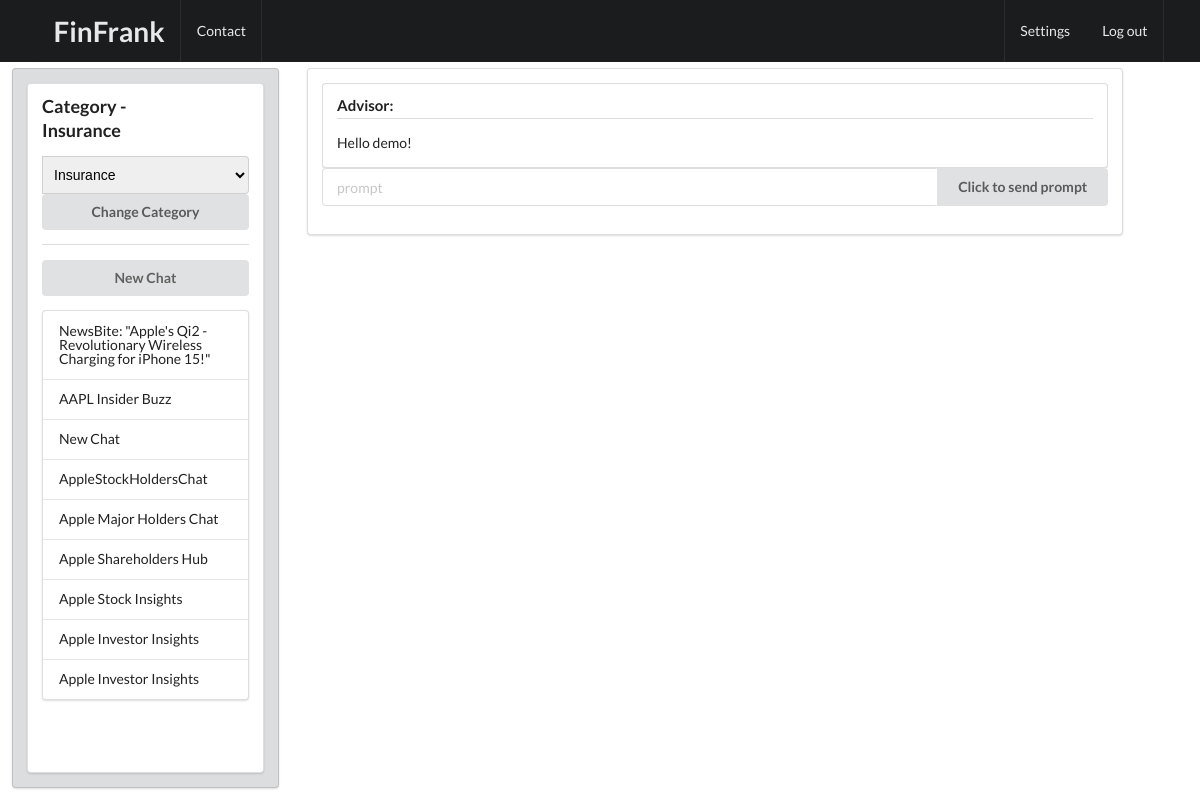
Screenshot of /new_chat/Insurance/ (signed in) with the database file from the repository.
### Chat/models.py (models this page shows, shortened)
class ChatInfo(models.Model):
    id_chat = models.UUIDField(primary_key=True, default=uuid.uuid4, editable=False)
    user = models.CharField(max_length=100)
    name_chat = models.TextField(default="New Chat")
    category = models.CharField(max_length=45, default="Personal Finance")
    created_at = models.DateTimeField(auto_now_add=True)

### Chat/views.py (the view, shortened to what this page needs)
# urls.py: path("new_chat/<str:category>/", views.new_chat, name="new_chat")
@login_required(login_url='signin')
def new_chat(request, category):
    messages_ = []
    user = request.user.username
    api_key = "XXX"
    chat_ids_names = get_chat_ids_names(user, category)
    conversation = ChatConversation(user, 20, api_key)
    chat_categories = get_ChatCategories(category)
    messages_ = [mark_safe(conversation.convertMessegesObjToHTML(messages_))]
    context = get_context(messages_, chat_ids_names, category, chat_categories)
    return render(request, 'home.html', context=context)

### Chat/gpt.py (called while the page is built, shortened)
    def convertMessegesObjToHTML(self, messages_):
        html = ""
        html += "<div class=\"ui segment\"><h4 class=\"ui dividing header\">Advisor:</h4>"
        html += f'<div class =\"content\"><p>Hello {self.userName}!</div></div>'
        return html

### Chat/views.py (called while the page is built)
def get_chat_ids_names(user, category):
    chat_queryset = ChatInfo.objects.filter(user=user, category=category)
    chat_ids_names = list(chat_queryset.values_list('id_chat', 'name_chat'))
    return chat_ids_names

def get_ChatCategories(category, chat_categories = ['Personal Finance', 'Investments', 'Insurance', 'Car Insurance']):
    chat_categories = chat_categories.copy()
    chat_categories.remove(str(category))
    chat_categories = [str(category)] + chat_categories
    return chat_categories

def get_context(messages_, chat_ids_names, category, chat_categories):
    context = {'messages_': messages_,
            'chat_ids_names': chat_ids_names,
            'chat_category': category,
            'chat_categories': chat_categories
            }
    return context

### Chat/templates/home.html (shortened to what this page needs)
{% extends "base.html" %}
{% block content %}
<div class="ui fixed inverted menu">
    <div class="ui container">
        <a href="#" class="header item"><h1>FinFrank</h1></a>
        <a href="#" class="item">Contact</a>
        <a href="/settings" class="right item">Settings</a>
        <a href="/logout" class="item">Log out</a>
    </div>
</div>
<div class="three column row">
    <div class="four wide column">
        <div class="ui tertiary segment" style="height: calc(100vh - 80px); margin-left: 1vw;">
            <div class = "ui segment" style = "overflow-y: scroll; height: calc(100vh - 110px)">
                <h3 class="ui header">Category - <div class="item">{{ chat_category }}</div></h3>
                    <form method="POST">
                        <div class="ui action fluid input">
                            <select name="new_category" class="ui fluid dropdown">
                                {% for category in chat_categories %}
                                    <option class = "item" value="{{ category }}">{{ category }}</option>
                                {% endfor %}
                            </select>
                        </div>
                        <button type="submit" class="ui fluid button" >Change Category</button>
                        <div class="ui divider"></div>
                        </form>
                        <form method="POST">
                            <button type="button" class="ui fluid button" name="new_chat" id = "newChatButton">
                                <a href="/new_chat/{{chat_category}}" style="color: #616161"  >New Chat</a>
                            </button>
                        </form>
                        <form method="POST">
                            <div class="ui vertical fluid menu">
                                {% for chat_id_name in chat_ids_names %}
                                    <a class="item" href="/chat/{{chat_id_name.0}}">{{ chat_id_name.1 }}</a>
                                {% endfor %}
                        </form>
                    </div>
            </div>
        </div>
    </div>
    <div class="eleven wide column" >
        <div class = "ui segment" >
            <div id = "scrollMesseges" style="overflow-y: scroll; max-height: calc(100vh - 75px - 80px)">
                {% for message in messages_ %}
                    <div class="alert alert-danger" role="alert">
                        {{ message }}
                    </div>
                {% endfor %}
            </div>
            <form method="POST">
            <div class="ui form">
                <div class="prompt-field">
                        <div class="ui fluid action input">
                            <input type="text" name="prompt" placeholder="prompt" class="ui input">
                            <button type="submit" class="ui button">Click to send prompt</button>
                        </div>
                    </form>
                </div>
            </div>
        </div>
    <div class="one wide column"></div>
{% endblock %}

### rows the page displays
ChatInfo: name_chat "NewsBite: \"Apple's Qi2 - Revolutionary Wireless Charging for iPhone 15!\""
ChatInfo: name_chat "AAPL Insider Buzz"
ChatInfo: name_chat "New Chat"
ChatInfo: name_chat "AppleStockHoldersChat"
ChatInfo: name_chat "Apple Major Holders Chat"
ChatInfo: name_chat "Apple Shareholders Hub"
ChatInfo: name_chat "Apple Stock Insights"
ChatInfo: name_chat "Apple Investor Insights"
ChatInfo: name_chat "Apple Investor Insights"

### other values shown
{{ chat_category }} "Insurance"
{{ message }} "Advisor: Hello demo!"
form field new_category "Insurance"
